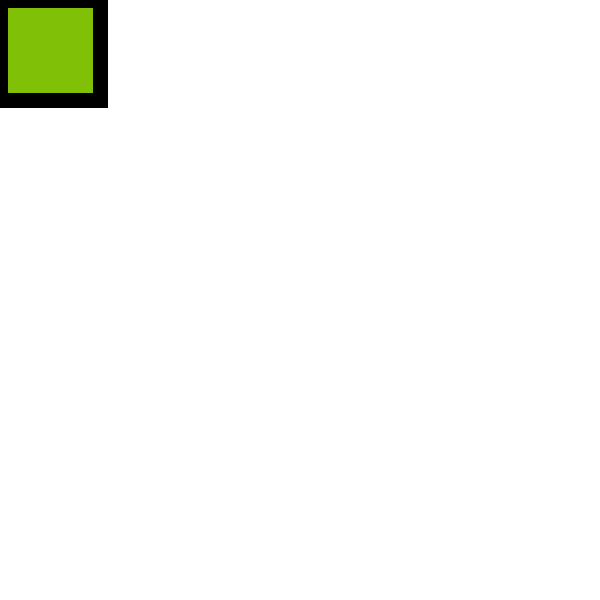
Frame 1 (no input)
Frame 60 (the mouse pressed at the canvas centre just before this capture): identical to frame 1, image omitted
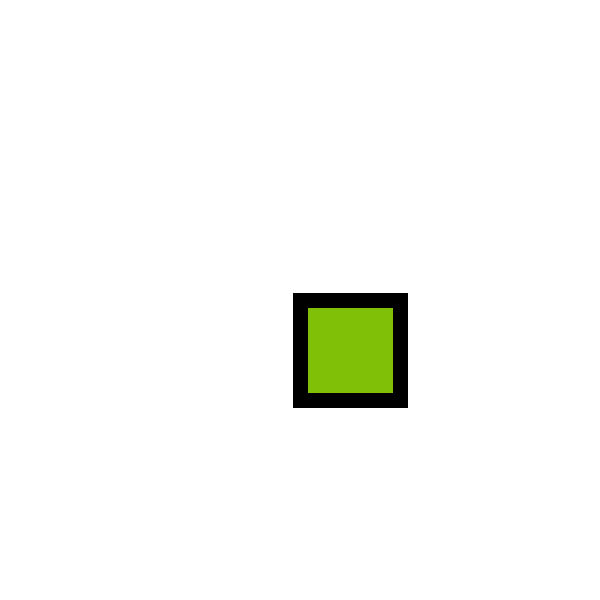
Frame 120 (the mouse held since frame 60 and released just before this capture)

The Processing sketch that drew these frames (run headless with seeded random() and noise(); from frame 60 on, the mouse is pressed at the canvas centre):

// Processing sketch: processing_35452
// ── processing_35452.pde

void setup(){ 
size(600, 600);
background(0); 
frameRate(35);
fill (128, 193, 8);
stroke (0, 0, 0);
strokeWeight (15);
}
void draw() {
background (255);
rect (mouseX, mouseY, 100, 100);
}
